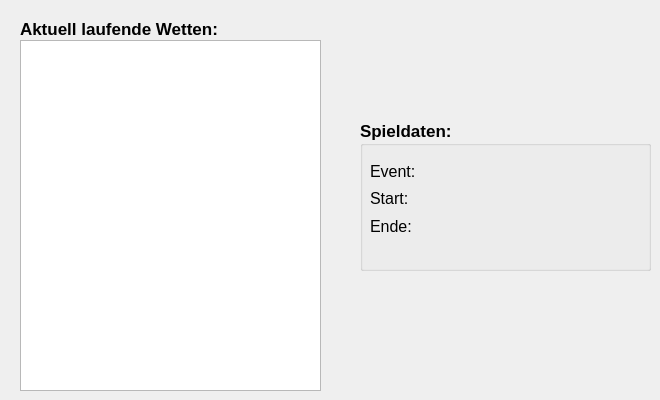
   <widget class="QWidget" name="tab">
    <attribute name="title">
     <string>Übersicht</string>
    </attribute>
    <widget class="QLabel" name="label">
     <property name="geometry">
      <rect>
       <x>20</x>
       <y>20</y>
       <width>221</width>
       <height>17</height>
      </rect>
     </property>
     <property name="font">
      <font>
       <family>Arial</family>
       <pointsize>13</pointsize>
       <weight>75</weight>
       <bold>true</bold>
      </font>
     </property>
     <property name="text">
      <string>Aktuell laufende Wetten:</string>
     </property>
    </widget>
    <widget class="QListWidget" name="lwAktuelleWetten">
     <property name="geometry">
      <rect>
       <x>20</x>
       <y>40</y>
       <width>301</width>
       <height>351</height>
      </rect>
     </property>
    </widget>
    <widget class="QGroupBox" name="spieldaten_2">
     <property name="geometry">
      <rect>
       <x>360</x>
       <y>120</y>
       <width>291</width>
       <height>151</height>
      </rect>
     </property>
     <property name="font">
      <font>
       <family>Arial</family>
       <pointsize>13</pointsize>
       <weight>75</weight>
       <bold>true</bold>
      </font>
     </property>
     <property name="title">
      <string>Spieldaten:</string>
     </property>
     <widget class="QWidget" name="layoutWidget">
      <property name="geometry">
       <rect>
        <x>10</x>
        <y>40</y>
        <width>271</width>
        <height>77</height>
       </rect>
      </property>
      <layout class="QVBoxLayout" name="verticalLayout_24">
       <item>
        <layout class="QHBoxLayout" name="horizontalLayout_12">
         <item>
          <widget class="QLabel" name="label_12">
           <property name="font">
            <font>
             <family>Arial</family>
             <pointsize>12</pointsize>
             <weight>50</weight>
             <bold>false</bold>
             <underline>false</underline>
            </font>
           </property>
           <property name="text">
            <string>Event:</string>
           </property>
          </widget>
         </item>
         <item>
          <widget class="QLabel" name="lblEvent">
           <property name="font">
            <font>
             <family>Arial</family>
             <pointsize>12</pointsize>
             <weight>50</weight>
             <bold>false</bold>
             <underline>false</underline>
            </font>
           </property>
           <property name="text">
            <string/>
           </property>
          </widget>
         </item>
        </layout>
       </item>
       <item>
        <layout class="QHBoxLayout" name="horizontalLayout_18">
         <item>
          <widget class="QLabel" name="label_15">
           <property name="font">
            <font>
             <pointsize>12</pointsize>
             <weight>50</weight>
             <bold>false</bold>
             <underline>false</underline>
            </font>
           </property>
           <property name="text">
            <string>Start:</string>
           </property>
          </widget>
         </item>
         <item>
          <widget class="QLabel" name="lblStart">
           <property name="font">
            <font>
             <pointsize>12</pointsize>
             <weight>50</weight>
             <bold>false</bold>
             <underline>false</underline>
            </font>
           </property>
           <property name="text">
            <string/>
           </property>
          </widget>
         </item>
        </layout>
       </item>
       <item>
        <layout class="QHBoxLayout" name="horizontalLayout_19">
         <item>
          <widget class="QLabel" name="label_28">
           <property name="font">
            <font>
             <pointsize>12</pointsize>
             <weight>50</weight>
             <bold>false</bold>
             <underline>false</underline>
            </font>
           </property>
           <property name="text">
            <string>Ende:</string>
           </property>
          </widget>
         </item>
         <item>
          <widget class="QLabel" name="lblEnde">
           <property name="font">
            <font>
             <pointsize>12</pointsize>
             <weight>50</weight>
             <bold>false</bold>
             <underline>false</underline>
            </font>
           </property>
           <property name="text">
            <string/>
           </property>
          </widget>
         </item>
        </layout>
       </item>
      </layout>
     </widget>
    </widget>
   </widget>
